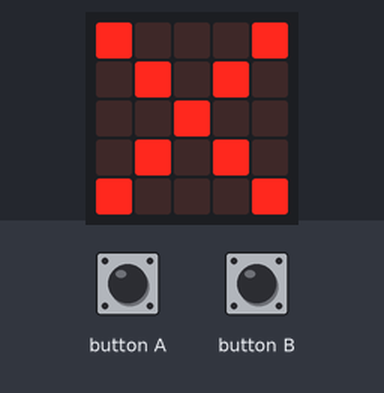
The program below on a simulated BBC micro:bit running MicroPython. Parts: the board's 5×5 LED display. Inputs (shaded band) come from the test bench. Random numbers come from a fixed seed.

Above: at 1.6 s.
1.7 s: button A pressed for 2.75 s
At 2.6 s:
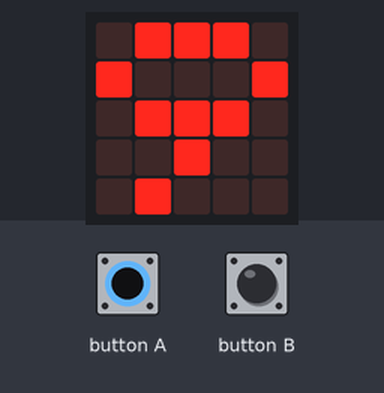
At 3.8 s:
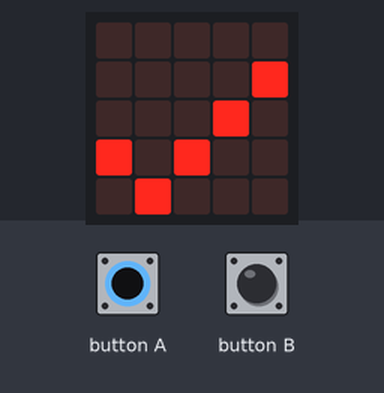
Timing chart, 0 to 5.3 s (numbered marks = the images above; inputs shaded):
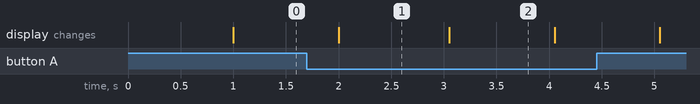

The program:

odd_even_game_by_Tiehan.py
```python
# Write your code here :-)
from microbit import *
import random
# this line is for the random numbers.
Intervals = 1000
number = random.randint(0, 9)
# display.scroll("Press A if you think the number is odd, if not, Press B")
# This is the instruction for users
display.show(number)
# setup everything

while True:
    sleep(Intervals)
    if button_a.is_pressed():
        if number % 2 and Intervals >= 200:
            # This line sets the condition when the number is even.
            # the intervals cannot be minus
            display.show(Image.YES)
            # this is the triger of showing different integers.
            sleep(1000)
            Intervals = Intervals - 50
            # the intervels change the difficulty
        else:
            display.show(Image.NO)
            sleep(1000)
            Intervals = Intervals + 50
        number = random.randint(0, 9)
        display.show(number)
        # These two lines can reset the number
    elif button_b.is_pressed():
        if number % 2:
            display.show(Image.NO)
            sleep(1000)
            Intervals = Intervals + 50
        else:
            display.show(Image.YES)
            sleep(1000)
            Intervals = Intervals - 50
        number = random.randint(0, 9)
        display.show(number)
    else:
        display.show(Image.NO)
        # this means time is out
        sleep(1000)
        Intervals = Intervals + 50
        number = random.randint(0, 9)
        display.show(number)
```

Measured:
- what the display in image 1 shows lasts 1.1 s, from 2.0 s to 3.1 s
- what the display in image 2 shows lasts 1.0 s, from 3.1 s to 4.1 s
